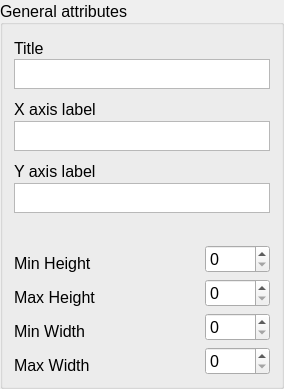
                                   <widget class="QGroupBox" name="groupBox_3">
                                    <property name="sizePolicy">
                                     <sizepolicy hsizetype="Minimum" vsizetype="Fixed">
                                      <horstretch>0</horstretch>
                                      <verstretch>0</verstretch>
                                     </sizepolicy>
                                    </property>
                                    <property name="font">
                                     <font>
                                      <pointsize>12</pointsize>
                                     </font>
                                    </property>
                                    <property name="title">
                                     <string>General attributes</string>
                                    </property>
                                    <property name="alignment">
                                     <set>Qt::AlignLeading|Qt::AlignLeft|Qt::AlignVCenter</set>
                                    </property>
                                    <layout class="QVBoxLayout" name="verticalLayout_9">
                                     <item>
                                      <layout class="QVBoxLayout" name="verticalLayout_10">
                                       <item>
                                        <widget class="QLabel" name="pg2_graph_title">
                                         <property name="minimumSize">
                                          <size>
                                           <width>0</width>
                                           <height>17</height>
                                          </size>
                                         </property>
                                         <property name="maximumSize">
                                          <size>
                                           <width>16777215</width>
                                           <height>10</height>
                                          </size>
                                         </property>
                                         <property name="font">
                                          <font>
                                           <pointsize>12</pointsize>
                                          </font>
                                         </property>
                                         <property name="text">
                                          <string>Title</string>
                                         </property>
                                         <property name="alignment">
                                          <set>Qt::AlignLeading|Qt::AlignLeft|Qt::AlignTop</set>
                                         </property>
                                        </widget>
                                       </item>
                                       <item>
                                        <widget class="QTextEdit" name="Title_textedit">
                                         <property name="maximumSize">
                                          <size>
                                           <width>16777215</width>
                                           <height>30</height>
                                          </size>
                                         </property>
                                         <property name="font">
                                          <font>
                                           <pointsize>11</pointsize>
                                          </font>
                                         </property>
                                        </widget>
                                       </item>
                                       <item>
                                        <widget class="QLabel" name="pg2_graph_x_axis_label">
                                         <property name="minimumSize">
                                          <size>
                                           <width>0</width>
                                           <height>20</height>
                                          </size>
                                         </property>
                                         <property name="maximumSize">
                                          <size>
                                           <width>16777215</width>
                                           <height>10</height>
                                          </size>
                                         </property>
                                         <property name="font">
                                          <font>
                                           <pointsize>12</pointsize>
                                          </font>
                                         </property>
                                         <property name="text">
                                          <string>X axis label</string>
                                         </property>
                                         <property name="alignment">
                                          <set>Qt::AlignLeading|Qt::AlignLeft|Qt::AlignTop</set>
                                         </property>
                                        </widget>
                                       </item>
                                       <item>
                                        <widget class="QTextEdit" name="x_axis_textedit">
                                         <property name="maximumSize">
                                          <size>
                                           <width>16777215</width>
                                           <height>30</height>
                                          </size>
                                         </property>
                                         <property name="font">
                                          <font>
                                           <pointsize>11</pointsize>
                                          </font>
                                         </property>
                                        </widget>
                                       </item>
                                       <item>
                                        <widget class="QLabel" name="pg2_graph_y_axis_label">
                                         <property name="minimumSize">
                                          <size>
                                           <width>0</width>
                                           <height>20</height>
                                          </size>
                                         </property>
                                         <property name="maximumSize">
                                          <size>
                                           <width>16777215</width>
                                           <height>10</height>
                                          </size>
                                         </property>
                                         <property name="font">
                                          <font>
                                           <pointsize>12</pointsize>
                                          </font>
                                         </property>
                                         <property name="text">
                                          <string>Y axis label</string>
                                         </property>
                                         <property name="alignment">
                                          <set>Qt::AlignLeading|Qt::AlignLeft|Qt::AlignTop</set>
                                         </property>
                                        </widget>
                                       </item>
                                       <item>
                                        <widget class="QTextEdit" name="x_axis_textedit_2">
                                         <property name="maximumSize">
                                          <size>
                                           <width>16777215</width>
                                           <height>30</height>
                                          </size>
                                         </property>
                                         <property name="font">
                                          <font>
                                           <pointsize>11</pointsize>
                                          </font>
                                         </property>
                                        </widget>
                                       </item>
                                      </layout>
                                     </item>
                                     <item>
                                      <widget class="QLabel" name="y_axis_label_7">
                                       <property name="minimumSize">
                                        <size>
                                         <width>0</width>
                                         <height>20</height>
                                        </size>
                                       </property>
                                       <property name="maximumSize">
                                        <size>
                                         <width>16777215</width>
                                         <height>10</height>
                                        </size>
                                       </property>
                                       <property name="font">
                                        <font>
                                         <pointsize>12</pointsize>
                                        </font>
                                       </property>
                                       <property name="text">
                                        <string/>
                                       </property>
                                       <property name="alignment">
                                        <set>Qt::AlignLeading|Qt::AlignLeft|Qt::AlignTop</set>
                                       </property>
                                      </widget>
                                     </item>
                                     <item>
                                      <layout class="QGridLayout" name="gridLayout_14">
                                       <item row="0" column="0">
                                        <widget class="QLabel" name="min_height_label">
                                         <property name="minimumSize">
                                          <size>
                                           <width>0</width>
                                           <height>20</height>
                                          </size>
                                         </property>
                                         <property name="maximumSize">
                                          <size>
                                           <width>16777215</width>
                                           <height>10</height>
                                          </size>
                                         </property>
                                         <property name="font">
                                          <font>
                                           <pointsize>12</pointsize>
                                          </font>
                                         </property>
                                         <property name="text">
                                          <string>Min Height</string>
                                         </property>
                                         <property name="alignment">
                                          <set>Qt::AlignLeading|Qt::AlignLeft|Qt::AlignTop</set>
                                         </property>
                                        </widget>
                                       </item>
                                       <item row="0" column="1">
                                        <widget class="QSpinBox" name="min_height_label_spinBox">
                                         <property name="maximumSize">
                                          <size>
                                           <width>65</width>
                                           <height>16777215</height>
                                          </size>
                                         </property>
                                        </widget>
                                       </item>
                                       <item row="1" column="0">
                                        <widget class="QLabel" name="max_height_label">
                                         <property name="minimumSize">
                                          <size>
                                           <width>0</width>
                                           <height>20</height>
                                          </size>
                                         </property>
                                         <property name="maximumSize">
                                          <size>
                                           <width>16777215</width>
                                           <height>10</height>
                                          </size>
                                         </property>
                                         <property name="font">
                                          <font>
                                           <pointsize>12</pointsize>
                                          </font>
                                         </property>
                                         <property name="text">
                                          <string>Max Height</string>
                                         </property>
                                         <property name="alignment">
                                          <set>Qt::AlignLeading|Qt::AlignLeft|Qt::AlignTop</set>
                                         </property>
                                        </widget>
                                       </item>
                                       <item row="1" column="1">
                                        <widget class="QSpinBox" name="max_height_label_spinBox">
                                         <property name="maximumSize">
                                          <size>
                                           <width>65</width>
                                           <height>16777215</height>
                                          </size>
                                         </property>
                                        </widget>
                                       </item>
                                       <item row="2" column="0">
                                        <widget class="QLabel" name="min_width_label">
                                         <property name="minimumSize">
                                          <size>
                                           <width>0</width>
                                           <height>20</height>
                                          </size>
                                         </property>
                                         <property name="maximumSize">
                                          <size>
                                           <width>16777215</width>
                                           <height>10</height>
                                          </size>
                                         </property>
                                         <property name="font">
                                          <font>
                                           <pointsize>12</pointsize>
                                          </font>
                                         </property>
                                         <property name="text">
                                          <string>Min Width</string>
                                         </property>
                                         <property name="alignment">
                                          <set>Qt::AlignLeading|Qt::AlignLeft|Qt::AlignTop</set>
                                         </property>
                                        </widget>
                                       </item>
                                       <item row="2" column="1">
                                        <widget class="QSpinBox" name="min_width_label_spinBox">
                                         <property name="maximumSize">
                                          <size>
                                           <width>65</width>
                                           <height>16777215</height>
                                          </size>
                                         </property>
                                        </widget>
                                       </item>
                                       <item row="3" column="0">
                                        <widget class="QLabel" name="max_width_label">
                                         <property name="minimumSize">
                                          <size>
                                           <width>0</width>
                                           <height>20</height>
                                          </size>
                                         </property>
                                         <property name="maximumSize">
                                          <size>
                                           <width>16777215</width>
                                           <height>10</height>
                                          </size>
                                         </property>
                                         <property name="font">
                                          <font>
                                           <pointsize>12</pointsize>
                                          </font>
                                         </property>
                                         <property name="text">
                                          <string>Max Width</string>
                                         </property>
                                         <property name="alignment">
                                          <set>Qt::AlignLeading|Qt::AlignLeft|Qt::AlignTop</set>
                                         </property>
                                        </widget>
                                       </item>
                                       <item row="3" column="1">
                                        <widget class="QSpinBox" name="max_width_label_spinBox">
                                         <property name="maximumSize">
                                          <size>
                                           <width>65</width>
                                           <height>16777215</height>
                                          </size>
                                         </property>
                                        </widget>
                                       </item>
                                      </layout>
                                     </item>
                                    </layout>
                                   </widget>
